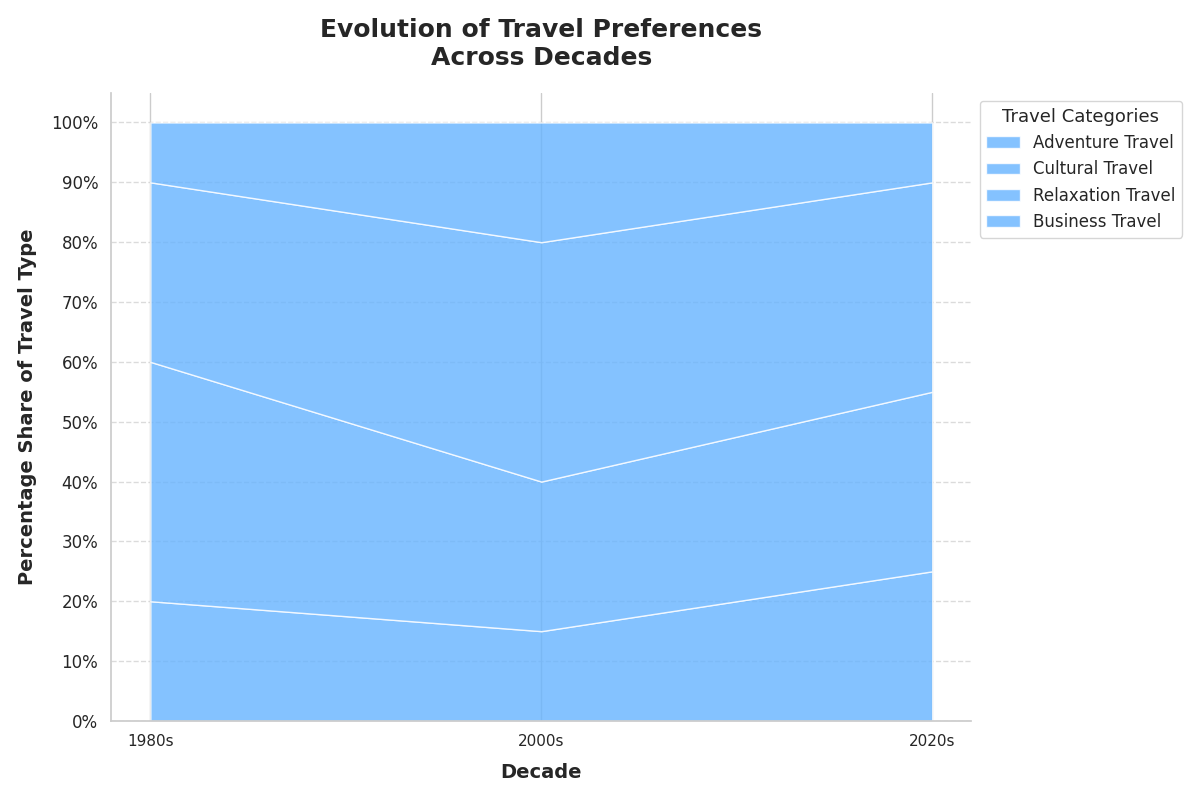

Write the Python code that produced this figure.
import matplotlib.pyplot as plt
import numpy as np

# Decades remain unchanged
decades = ['1980s', '2000s', '2020s']

# Alter the contents of each data group while maintaining the overall shape
adventure = np.array([20, 15, 25])  # Changed values
cultural = np.array([40, 25, 30])  # Changed values
relaxation = np.array([30, 40, 35])  # Changed values
business = np.array([10, 20, 10])  # Changed values

# Stack data while preserving the structure
data = np.vstack([adventure, cultural, relaxation, business])

single_color = '#66b3ff'

fig, ax = plt.subplots(figsize=(12, 8))
ax.stackplot(decades, data, labels=['Adventure Travel', 'Cultural Travel', 'Relaxation Travel', 'Business Travel'], colors=[single_color]*4, alpha=0.8)

ax.set_title('Evolution of Travel Preferences\nAcross Decades', fontsize=18, weight='bold', pad=20)
ax.set_xlabel('Decade', fontsize=14, weight='bold', labelpad=10)
ax.set_ylabel('Percentage Share of Travel Type', fontsize=14, weight='bold', labelpad=10)

ax.legend(loc='upper left', fontsize=12, title='Travel Categories', title_fontsize='13', bbox_to_anchor=(1, 1))
ax.grid(axis='y', linestyle='--', alpha=0.7)

ax.set_yticks(np.arange(0, 101, 10))
ax.set_yticklabels([f'{y}%' for y in np.arange(0, 101, 10)], fontsize=12)
ax.set_xticks(decades)

ax.spines['top'].set_visible(False)
ax.spines['right'].set_visible(False)

plt.tight_layout()
plt.show()
